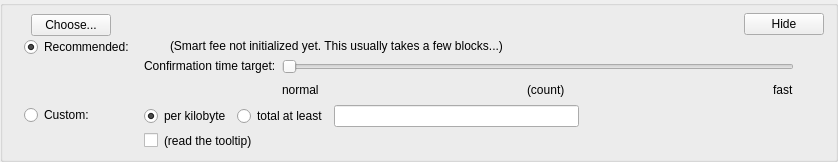
    <widget class="QGroupBox" name="groupBoxFee">
     <layout class="QVBoxLayout" name="verticalLayout_3">
      <property name="spacing">
       <number>0</number>
      </property>
      <property name="topMargin">
       <number>6</number>
      </property>
      <property name="bottomMargin">
       <number>6</number>
      </property>
      <item>
       <layout class="QHBoxLayout" name="horizontalLayoutFee1">
        <property name="bottomMargin">
         <number>0</number>
        </property>
        <item>
         <layout class="QVBoxLayout" name="verticalLayoutFee7">
          <property name="spacing">
           <number>0</number>
          </property>
          <item>
           <spacer name="verticalSpacerSmartFee">
            <property name="orientation">
             <enum>Qt::Vertical</enum>
            </property>
            <property name="sizeType">
             <enum>QSizePolicy::Fixed</enum>
            </property>
            <property name="sizeHint" stdset="0">
             <size>
              <width>1</width>
              <height>2</height>
             </size>
            </property>
           </spacer>
          </item>
          <item>
           <layout class="QHBoxLayout" name="horizontalLayoutSmartFee">
            <property name="spacing">
             <number>10</number>
            </property>
            <item>
             <widget class="QLabel" name="labelFeeMinimized">
              <property name="text">
               <string/>
              </property>
             </widget>
            </item>
            <item>
             <widget class="QPushButton" name="buttonChooseFee">
              <property name="text">
               <string>Choose...</string>
              </property>
             </widget>
            </item>
           </layout>
          </item>
          <item>
           <spacer name="verticalSpacer_5">
            <property name="orientation">
             <enum>Qt::Vertical</enum>
            </property>
            <property name="sizeHint" stdset="0">
             <size>
              <width>1</width>
              <height>1</height>
             </size>
            </property>
           </spacer>
          </item>
         </layout>
        </item>
        <item>
         <spacer name="horizontalSpacer_4">
          <property name="orientation">
           <enum>Qt::Horizontal</enum>
          </property>
          <property name="sizeHint" stdset="0">
           <size>
            <width>40</width>
            <height>20</height>
           </size>
          </property>
         </spacer>
        </item>
        <item>
         <widget class="QPushButton" name="buttonMinimizeFee">
          <property name="toolTip">
           <string>collapse fee-settings</string>
          </property>
          <property name="text">
           <string>Hide</string>
          </property>
         </widget>
        </item>
       </layout>
      </item>
      <item>
       <layout class="QVBoxLayout" name="verticalLayoutFee2" stretch="0,0">
        <property name="spacing">
         <number>0</number>
        </property>
        <property name="leftMargin">
         <number>10</number>
        </property>
        <property name="topMargin">
         <number>0</number>
        </property>
        <item>
         <widget class="QFrame" name="frameFeeSelection">
          <layout class="QVBoxLayout" name="verticalLayoutFee12">
           <property name="spacing">
            <number>0</number>
           </property>
           <property name="leftMargin">
            <number>0</number>
           </property>
           <property name="topMargin">
            <number>0</number>
           </property>
           <property name="rightMargin">
            <number>0</number>
           </property>
           <property name="bottomMargin">
            <number>0</number>
           </property>
           <item>
            <layout class="QGridLayout" name="gridLayoutFee">
             <property name="topMargin">
              <number>0</number>
             </property>
             <property name="bottomMargin">
              <number>4</number>
             </property>
             <property name="horizontalSpacing">
              <number>10</number>
             </property>
             <property name="verticalSpacing">
              <number>4</number>
             </property>
             <item row="1" column="1">
              <layout class="QVBoxLayout" name="verticalLayoutFee8">
               <property name="spacing">
                <number>6</number>
               </property>
               <item>
                <layout class="QHBoxLayout" name="horizontalLayoutFee13">
                 <item>
                  <widget class="QRadioButton" name="radioCustomPerKilobyte">
                   <property name="toolTip">
                    <string>If the custom fee is set to 1000 satoshis and the transaction is only 250 bytes, then &quot;per kilobyte&quot; only pays 250 satoshis in fee, while &quot;total at least&quot; pays 1000 satoshis. For transactions bigger than a kilobyte both pay by kilobyte.</string>
                   </property>
                   <property name="text">
                    <string>per kilobyte</string>
                   </property>
                   <property name="checked">
                    <bool>true</bool>
                   </property>
                   <attribute name="buttonGroup">
                    <string notr="true">groupCustomFee</string>
                   </attribute>
                  </widget>
                 </item>
                 <item>
                  <widget class="QRadioButton" name="radioCustomAtLeast">
                   <property name="toolTip">
                    <string>If the custom fee is set to 1000 satoshis and the transaction is only 250 bytes, then &quot;per kilobyte&quot; only pays 250 satoshis in fee, while &quot;total at least&quot; pays 1000 satoshis. For transactions bigger than a kilobyte both pay by kilobyte.</string>
                   </property>
                   <property name="text">
                    <string>total at least</string>
                   </property>
                   <attribute name="buttonGroup">
                    <string notr="true">groupCustomFee</string>
                   </attribute>
                  </widget>
                 </item>
                 <item>
                  <widget class="BitcoinAmountField" name="customFee"/>
                 </item>
                 <item>
                  <spacer name="horizontalSpacer_6">
                   <property name="orientation">
                    <enum>Qt::Horizontal</enum>
                   </property>
                   <property name="sizeHint" stdset="0">
                    <size>
                     <width>1</width>
                     <height>1</height>
                    </size>
                   </property>
                  </spacer>
                 </item>
                </layout>
               </item>
               <item>
                <layout class="QHBoxLayout" name="horizontalLayoutFee8">
                 <item>
                  <widget class="QCheckBox" name="checkBoxMinimumFee">
                   <property name="toolTip">
                    <string>Paying only the minimum fee is just fine as long as there is less transaction volume than space in the blocks. But be aware that this can end up in a never confirming transaction once there is more demand for agricoin transactions than the network can process.</string>
                   </property>
                   <property name="text">
                    <string/>
                   </property>
                  </widget>
                 </item>
                 <item>
                  <widget class="QLabel" name="labelMinFeeWarning">
                   <property name="enabled">
                    <bool>true</bool>
                   </property>
                   <property name="toolTip">
                    <string>Paying only the minimum fee is just fine as long as there is less transaction volume than space in the blocks. But be aware that this can end up in a never confirming transaction once there is more demand for agricoin transactions than the network can process.</string>
                   </property>
                   <property name="text">
                    <string>(read the tooltip)</string>
                   </property>
                   <property name="margin">
                    <number>5</number>
                   </property>
                  </widget>
                 </item>
                 <item>
                  <spacer name="horizontalSpacer_2">
                   <property name="orientation">
                    <enum>Qt::Horizontal</enum>
                   </property>
                   <property name="sizeHint" stdset="0">
                    <size>
                     <width>1</width>
                     <height>1</height>
                    </size>
                   </property>
                  </spacer>
                 </item>
                </layout>
               </item>
              </layout>
             </item>
             <item row="0" column="0">
              <layout class="QVBoxLayout" name="verticalLayoutFee4" stretch="0,1">
               <item>
                <widget class="QRadioButton" name="radioSmartFee">
                 <property name="text">
                  <string>Recommended:</string>
                 </property>
                 <property name="checked">
                  <bool>true</bool>
                 </property>
                 <attribute name="buttonGroup">
                  <string notr="true">groupFee</string>
                 </attribute>
                </widget>
               </item>
               <item>
                <spacer name="verticalSpacer_2">
                 <property name="orientation">
                  <enum>Qt::Vertical</enum>
                 </property>
                 <property name="sizeHint" stdset="0">
                  <size>
                   <width>1</width>
                   <height>1</height>
                  </size>
                 </property>
                </spacer>
               </item>
              </layout>
             </item>
             <item row="1" column="0">
              <layout class="QVBoxLayout" name="verticalLayoutFee9" stretch="0,1">
               <item>
                <widget class="QRadioButton" name="radioCustomFee">
                 <property name="text">
                  <string>Custom:</string>
                 </property>
                 <attribute name="buttonGroup">
                  <string notr="true">groupFee</string>
                 </attribute>
                </widget>
               </item>
               <item>
                <spacer name="verticalSpacer_6">
                 <property name="orientation">
                  <enum>Qt::Vertical</enum>
                 </property>
                 <property name="sizeHint" stdset="0">
                  <size>
                   <width>1</width>
                   <height>1</height>
                  </size>
                 </property>
                </spacer>
               </item>
              </layout>
             </item>
             <item row="0" column="1">
              <layout class="QVBoxLayout" name="verticalLayoutFee3" stretch="0,0,1">
               <property name="spacing">
                <number>6</number>
               </property>
               <property name="topMargin">
                <number>2</number>
               </property>
               <item>
                <layout class="QHBoxLayout" name="horizontalLayoutFee12">
                 <item>
                  <widget class="QLabel" name="labelSmartFee">
                   <property name="text">
                    <string/>
                   </property>
                   <property name="margin">
                    <number>2</number>
                   </property>
                  </widget>
                 </item>
                 <item>
                  <widget class="QLabel" name="labelFeeEstimation">
                   <property name="text">
                    <string/>
                   </property>
                  </widget>
                 </item>
                 <item>
                  <widget class="QLabel" name="labelSmartFee2">
                   <property name="text">
                    <string>(Smart fee not initialized yet. This usually takes a few blocks...)</string>
                   </property>
                   <property name="margin">
                    <number>2</number>
                   </property>
                  </widget>
                 </item>
                 <item>
                  <spacer name="horizontalSpacer_5">
                   <property name="orientation">
                    <enum>Qt::Horizontal</enum>
                   </property>
                   <property name="sizeHint" stdset="0">
                    <size>
                     <width>1</width>
                     <height>1</height>
                    </size>
                   </property>
                  </spacer>
                 </item>
                </layout>
               </item>
               <item>
                <layout class="QHBoxLayout" name="horizontalLayoutFee9">
                 <item>
                  <layout class="QVBoxLayout" name="verticalLayoutFee6">
                   <item>
                    <widget class="QLabel" name="labelSmartFee3">
                     <property name="text">
                      <string>Confirmation time target:</string>
                     </property>
                     <property name="margin">
                      <number>2</number>
                     </property>
                    </widget>
                   </item>
                   <item>
                    <spacer name="verticalSpacer_3">
                     <property name="orientation">
                      <enum>Qt::Vertical</enum>
                     </property>
                     <property name="sizeHint" stdset="0">
                      <size>
                       <width>1</width>
                       <height>1</height>
                      </size>
                     </property>
                    </spacer>
                   </item>
                  </layout>
                 </item>
                 <item>
                  <layout class="QVBoxLayout" name="verticalLayoutFee5">
                   <property name="rightMargin">
                    <number>30</number>
                   </property>
                   <item>
                    <widget class="QSlider" name="sliderSmartFee">
                     <property name="minimum">
                      <number>0</number>
                     </property>
                     <property name="maximum">
                      <number>23</number>
                     </property>
                     <property name="pageStep">
                      <number>1</number>
                     </property>
                     <property name="value">
                      <number>0</number>
                     </property>
                     <property name="orientation">
                      <enum>Qt::Horizontal</enum>
                     </property>
                     <property name="invertedAppearance">
                      <bool>false</bool>
                     </property>
                     <property name="invertedControls">
                      <bool>false</bool>
                     </property>
                     <property name="tickPosition">
                      <enum>QSlider::NoTicks</enum>
                     </property>
                    </widget>
                   </item>
                   <item>
                    <layout class="QHBoxLayout" name="horizontalLayoutFee10">
                     <item>
                      <widget class="QLabel" name="labelSmartFeeNormal">
                       <property name="text">
                        <string>normal</string>
                       </property>
                      </widget>
                     </item>
                     <item>
                      <spacer name="horizontalSpacer_7">
                       <property name="orientation">
                        <enum>Qt::Horizontal</enum>
                       </property>
                       <property name="sizeHint" stdset="0">
                        <size>
                         <width>40</width>
                         <height>20</height>
                        </size>
                       </property>
                      </spacer>
                     </item>
                     <item>
                      <widget class="QLabel" name="confirmationTargetLabel">
                       <property name="text">
                        <string notr="true">(count)</string>
                       </property>
                      </widget>
                     </item>
                     <item>
                      <spacer name="horizontalSpacer_3">
                       <property name="orientation">
                        <enum>Qt::Horizontal</enum>
                       </property>
                       <property name="sizeHint" stdset="0">
                        <size>
                         <width>40</width>
                         <height>20</height>
                        </size>
                       </property>
                      </spacer>
                     </item>
                     <item>
                      <widget class="QLabel" name="labelSmartFeeFast">
                       <property name="text">
                        <string>fast</string>
                       </property>
                      </widget>
                     </item>
                    </layout>
                   </item>
                  </layout>
                 </item>
                </layout>
               </item>
               <item>
                <spacer name="verticalSpacer_4">
                 <property name="orientation">
                  <enum>Qt::Vertical</enum>
                 </property>
                 <property name="sizeHint" stdset="0">
                  <size>
                   <width>1</width>
                   <height>1</height>
                  </size>
                 </property>
                </spacer>
               </item>
              </layout>
             </item>
            </layout>
           </item>
          </layout>
         </widget>
        </item>
        <item>
         <spacer name="verticalSpacerFee">
          <property name="orientation">
           <enum>Qt::Vertical</enum>
          </property>
          <property name="sizeHint" stdset="0">
           <size>
            <width>800</width>
            <height>1</height>
           </size>
          </property>
         </spacer>
        </item>
       </layout>
      </item>
     </layout>
    </widget>
